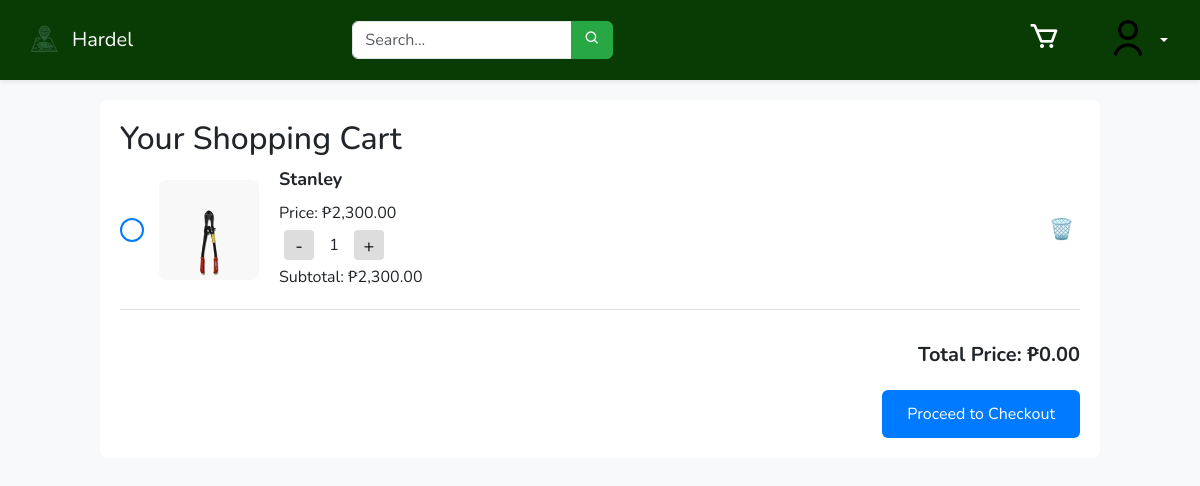
Screenshot of /cart.php (signed in) with the database file from the repository.
### tables this page shows
CREATE TABLE `carts` (
  `id` int(11) NOT NULL,
  `customer_id` int(11) NOT NULL,
  `product_id` int(11) NOT NULL,
  `quantity` int(11) NOT NULL,
  `price` decimal(10,2) NOT NULL,
  `added_at` datetime DEFAULT current_timestamp()
);

CREATE TABLE `products` (
  `product_id` int(11) NOT NULL,
  `name` varchar(100) DEFAULT NULL,
  `description` text DEFAULT NULL,
  `price` decimal(10,2) DEFAULT NULL,
  `stock_quantity` int(11) DEFAULT NULL,
  `category` varchar(100) DEFAULT NULL,
  `product_image` varchar(255) DEFAULT NULL,
  `created_at` datetime DEFAULT current_timestamp()
);

### cart.php (the view, shortened to what this page needs)
<?php
require 'config.php';
$email = $_SESSION['email'];
$stmt_user = $conn->prepare("
    SELECT c.customer_id
    FROM customer c
    JOIN user u ON c.user_id = u.user_id
    WHERE u.email = ?
");
$stmt_user->bind_param("s", $email);
$stmt_user->execute();
$result_user = $stmt_user->get_result();
$customer = $result_user->fetch_assoc();
if ($customer) {
    $customer_id = $customer['customer_id'];
    $stmt = $conn->prepare("
        SELECT p.product_id, p.name, p.product_image, c.quantity, c.price
        FROM carts c
        JOIN products p ON c.product_id = p.product_id
        WHERE c.customer_id = ?
    ");
    $stmt->bind_param("i", $customer_id);
    $stmt->execute();
    $result = $stmt->get_result();
    $cart_items = [];
    if ($result && $result->num_rows > 0) {
        while ($row = $result->fetch_assoc()) {
            $cart_items[] = $row;
        }
    }
} else {
    $cart_items = [];
    $total_price = 0;
}
?>
<?php
include 'includes/header.php';
include 'navs/usernav.php';  ?>
</head>
<body>
<div class="cart-container">
    <h2>Your Shopping Cart</h2>
    <?php if (empty($cart_items)): ?>
        <p>Your cart is empty.</p>
    <?php else: ?>
        <?php foreach ($cart_items as $item): ?>
            <div class="cart-item" data-price="<?= $item['price'] ?>" data-product-id="<?= $item['product_id'] ?>">
                <div class="select-item"></div>
                <img src="<?= htmlspecialchars($item['product_image'] ?: 'uploads/default.png') ?>" alt="Product Image">
                <div class="cart-item-details">
                    <div class="item-name"><?= htmlspecialchars($item['name']) ?></div>
                    <div class="item-price">Price: ₱<?= number_format($item['price'], 2) ?></div>
                    <div class="quantity-control">
                        <button class="quantity-btn minus">-</button>
                        <div class="quantity-number"><?= htmlspecialchars($item['quantity']) ?></div>
                        <button class="quantity-btn plus">+</button>
                    </div>
                    <div class="item-subtotal">Subtotal: ₱<?= number_format($item['price'] * $item['quantity'], 2) ?></div>
                </div>
                <button class="delete-btn" style="background: none; border: none; color: red; font-size: 20px; margin-left: 10px; cursor: pointer;">🗑️</button>
            </div>
        <?php endforeach; ?>
        <div class="total-section">
            Total Price: ₱<span id="total-price">0.00</span>
        </div>
        <button class="checkout-btn" id="checkout-btn">Proceed to Checkout</button>
    <?php endif; ?>
</div>
</body>
</html>

### navs/usernav.php (style rules this page uses)
body.hd-body { font-family: 'Nunito', sans-serif; background-color: #f8f9fa; margin: 0; padding-top: 70px; }

### cart.php (style rules this page uses)
body { font-family: Arial, sans-serif; background: #f7f7f7; margin: 0; padding: 0; }
.cart-container { max-width: 1000px; margin: 30px auto; padding: 20px; background: #fff; border-radius: 8px; }
.cart-item { display: flex; align-items: center; margin-bottom: 20px; padding-bottom: 15px; border-bottom: 1px solid #ddd; }
.cart-item img { width: 100px; height: 100px; object-fit: cover; margin-right: 20px; border-radius: 8px; }
.cart-item-details { flex: 1; }
.item-name { font-size: 18px; font-weight: bold; margin-bottom: 8px; }
.item-price, .item-subtotal { font-size: 16px; margin-bottom: 5px; }
.quantity-control { display: flex; align-items: center; margin-bottom: 5px; }
.quantity-btn { width: 30px; height: 30px; font-size: 18px; text-align: center; line-height: 30px; background: #ddd; border: none; border-radius: 4px; margin: 0 5px; cursor: pointer; }
.quantity-number { min-width: 30px; text-align: center; font-size: 16px; }
.select-item { width: 24px; height: 24px; border: 2px solid #007bff; border-radius: 50%; display: flex; align-items: center; justify-content: center; margin-right: 15px; cursor: pointer; }
.total-section { text-align: right; margin-top: 30px; font-size: 20px; font-weight: bold; }
.checkout-btn { display: block; margin-left: auto; margin-top: 20px; background-color: #007bff; color: #fff; padding: 12px 25px; border: none; border-radius: 6px; font-size: 16px; cursor: pointer; text-align: center; }

### rows the page displays
carts: product.product_image (picture), product.name "Stanley", price "2,300.00", quantity "1", $item['price'] * $item['quantity'] "2,300.00"
